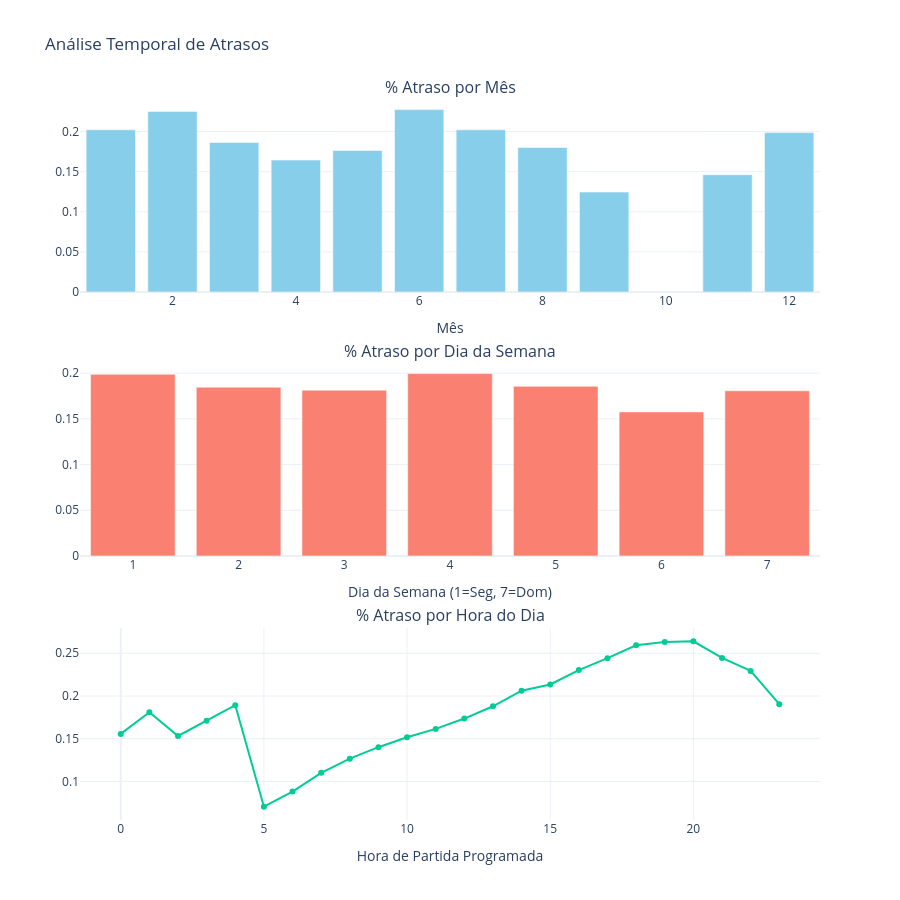

Write notebook code for a chart like this one.
### Markdown cell above
Quando ocorrem os atrasos?

### Code cell
df['SCHEDULED_DEPARTURE_HOUR'] = df['SCHEDULED_DEPARTURE'] // 100
df['SCHEDULED_TIME_HOUR'] = df['SCHEDULED_TIME_HOUR'] = df['SCHEDULED_TIME'] / 60

df_month = df.groupby('MONTH')['IS_DELAYED'].mean().reset_index()
df_dow = df.groupby('DAY_OF_WEEK')['IS_DELAYED'].mean().reset_index()
df_hour = df.groupby('SCHEDULED_DEPARTURE_HOUR')['IS_DELAYED'].mean().reset_index()

fig = make_subplots(
    rows=3, cols=1, 
    subplot_titles=('% Atraso por Mês', '% Atraso por Dia da Semana', '% Atraso por Hora do Dia'),
    vertical_spacing=0.1
)
fig.add_trace(
    go.Bar(x=df_month['MONTH'], y=df_month['IS_DELAYED'], marker_color='skyblue', name='Mês'),
    row=1, col=1
)
fig.add_trace(
    go.Bar(x=df_dow['DAY_OF_WEEK'], y=df_dow['IS_DELAYED'], marker_color='salmon', name='Dia Semana'),
    row=2, col=1
)
fig.add_trace(
    go.Scatter(x=df_hour['SCHEDULED_DEPARTURE_HOUR'], y=df_hour['IS_DELAYED'], mode='lines+markers', name='Hora'),
    row=3, col=1
)
fig.update_layout(
    height=900, 
    title_text='Análise Temporal de Atrasos',
    showlegend=False,
    template='plotly_white'
)
fig.update_xaxes(title_text='Mês', row=1, col=1)
fig.update_xaxes(title_text='Dia da Semana (1=Seg, 7=Dom)', row=2, col=1)
fig.update_xaxes(title_text='Hora de Partida Programada', row=3, col=1)
fig.show()

### Figure 1 — Plotly figure (JSON) as saved in the notebook; plotly's stock layout.template omitted (floating-point values rounded to 4 significant figures)
{"data": [{"marker": {"color": "skyblue"}, "name": "Mês", "type": "bar", "x": [1, 2, 3, 4, 5, 6, 7, 8, 9, 11, 12], "xaxis": "x", "y": [0.2022, 0.2252, 0.1865, 0.1644, 0.1764, 0.2274, 0.2022, 0.1801, 0.1246, 0.1462, 0.1987], "yaxis": "y"}, {"marker": {"color": "salmon"}, "name": "Dia Semana", "type": "bar", "x": [1, 2, 3, 4, 5, 6, 7], "xaxis": "x2", "y": [0.1987, 0.1846, 0.1814, 0.1995, 0.1856, 0.1576, 0.1807], "yaxis": "y2"}, {"mode": "lines+markers", "name": "Hora", "type": "scatter", "x": [0, 1, 2, 3, 4, 5, 6, 7, 8, 9, 10, 11, 12, 13, 14, 15, 16, 17, 18, 19, 20, 21, 22, 23], "xaxis": "x3", "y": [0.1556, 0.181, 0.1532, 0.1711, 0.1893, 0.07047, 0.08812, 0.11, 0.1266, 0.1401, 0.1516, 0.1615, 0.1736, 0.188, 0.2063, 0.2135, 0.2303, 0.2443, 0.2593, 0.2632, 0.264, 0.2446, 0.2294, 0.1905], "yaxis": "y3"}], "layout": {"annotations": [{"font": {"size": 16}, "showarrow": false, "text": "% Atraso por Mês", "x": 0.5, "xanchor": "center", "xref": "paper", "y": 1, "yanchor": "bottom", "yref": "paper"}, {"font": {"size": 16}, "showarrow": false, "text": "% Atraso por Dia da Semana", "x": 0.5, "xanchor": "center", "xref": "paper", "y": 0.6333, "yanchor": "bottom", "yref": "paper"}, {"font": {"size": 16}, "showarrow": false, "text": "% Atraso por Hora do Dia", "x": 0.5, "xanchor": "center", "xref": "paper", "y": 0.2667, "yanchor": "bottom", "yref": "paper"}], "height": 900, "showlegend": false, "title": {"text": "Análise Temporal de Atrasos"}, "xaxis": {"anchor": "y", "domain": [0, 1], "title": {"text": "Mês"}}, "xaxis2": {"anchor": "y2", "domain": [0, 1], "title": {"text": "Dia da Semana (1=Seg, 7=Dom)"}}, "xaxis3": {"anchor": "y3", "domain": [0, 1], "title": {"text": "Hora de Partida Programada"}}, "yaxis": {"anchor": "x", "domain": [0.7333, 1]}, "yaxis2": {"anchor": "x2", "domain": [0.3667, 0.6333]}, "yaxis3": {"anchor": "x3", "domain": [0, 0.2667]}}}
